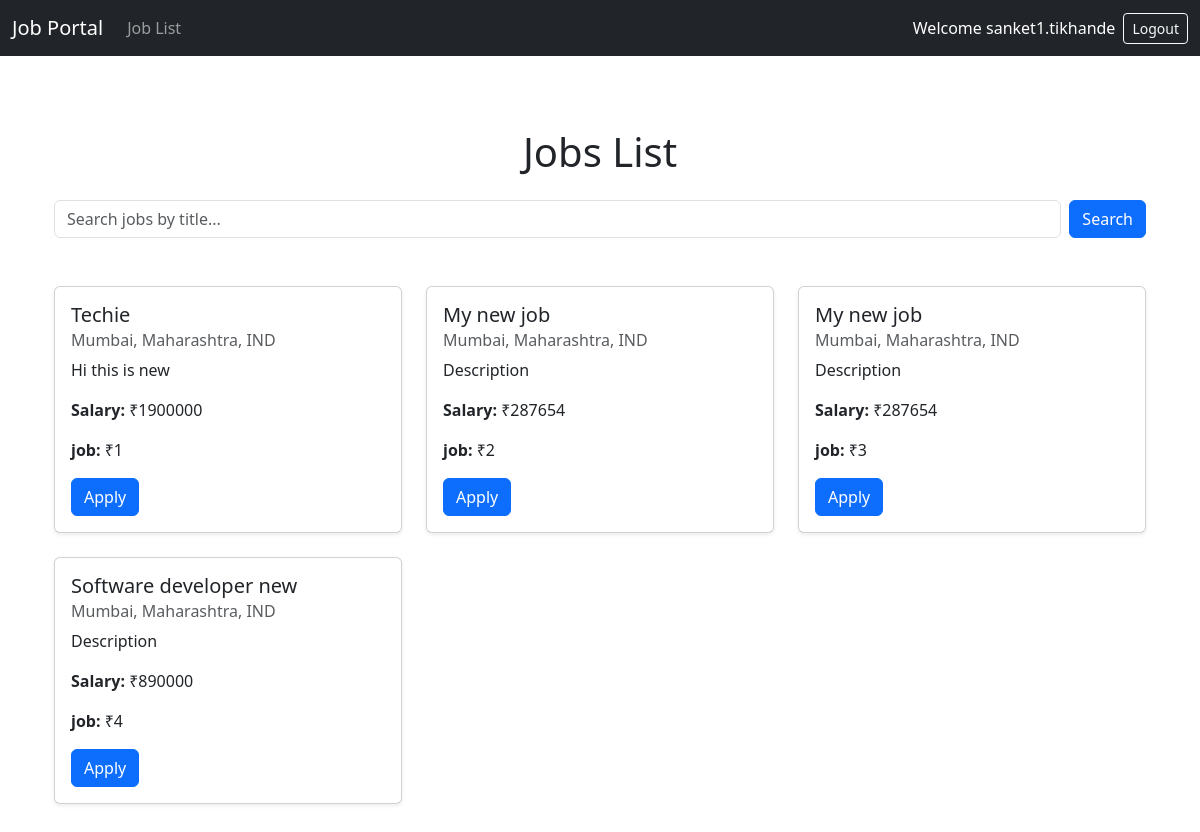
Before: /jobs/job_list/ (signed in) with the older database file.
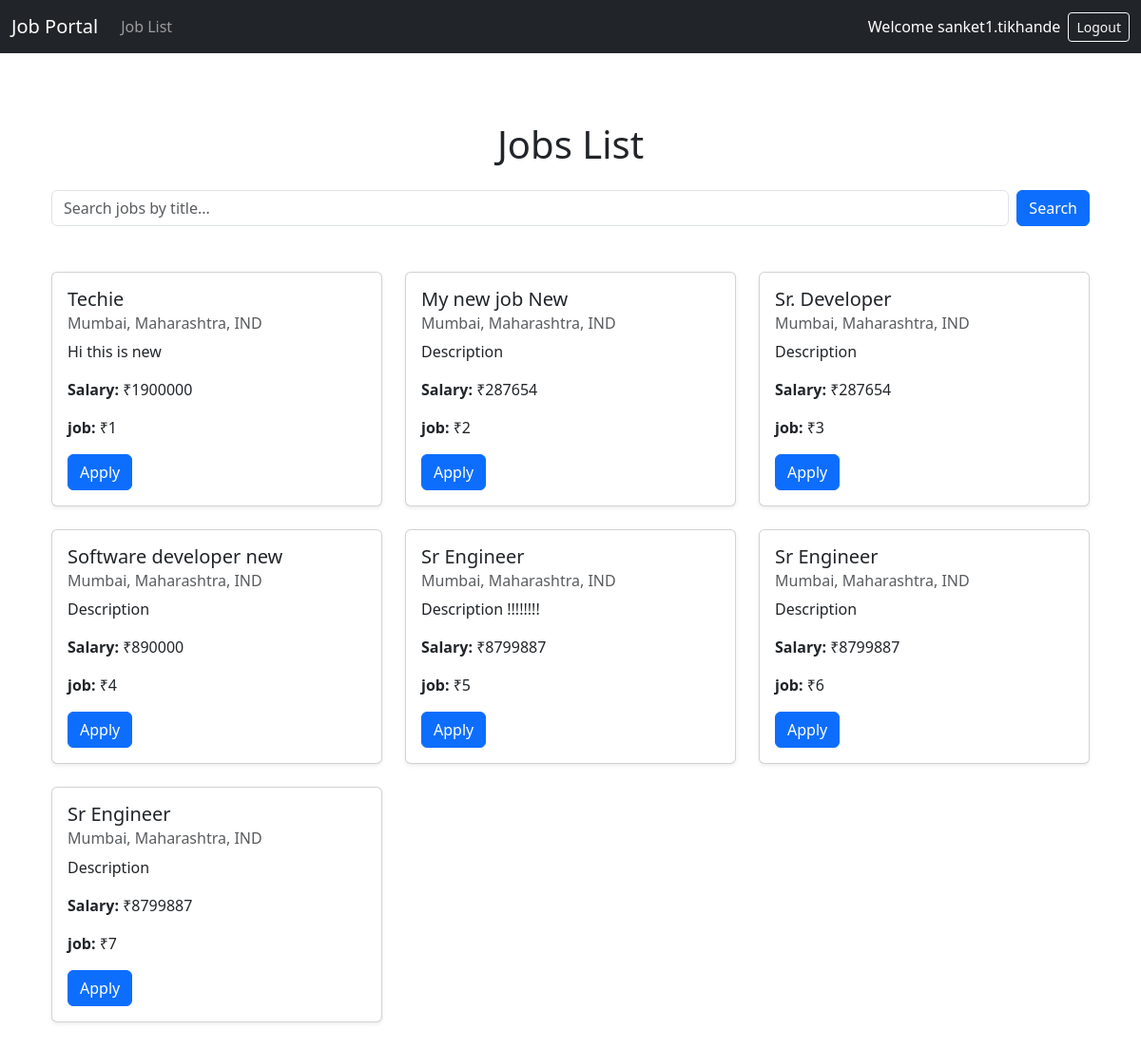
After: the same page with the newer database file.
### jobs/models.py (models this page shows)
class Job(models.Model):
    title = models.CharField(max_length=200)
    description = models.TextField()
    salary = models.IntegerField()
    location = models.CharField(max_length=100)
    category = models.CharField(max_length=100)
    company = models.CharField(max_length=100)
    posted_by = models.ForeignKey(User, on_delete=models.CASCADE)

### jobs/views.py (the view)
# urls.py: path('job_list/', views.job_list, name='job_list'),         # for applicants
@login_required
def job_list(request):
    query = request.GET.get('q', '')
    user = request.user
    profile = Profile.objects.get(user=user)
    jobs_qs = Job.objects.filter(posted_by=request.user)
    using_dummy_data = not jobs_qs.exists()
    applied_job_ids = UserJob.objects.filter(user=user).values_list('job_id', flat=True)
    print(f"applied_job_ids: {applied_job_ids}")
    if using_dummy_data:
        jobs = [
            {
                 'id': 11,
                'title': 'Software Developer',
                'description': 'Develop and maintain software applications.',
                'salary': '8,00,000',
                'location': 'Mumbai, India'
            },
            {
                 'id': 112,
                'title': 'Full Stack Developer',
                'description': 'Work on frontend and backend systems.',
                'salary': '10,00,000',
                'location': 'Bangalore, India'
            },
        ]
        if query:
             filtered = [job for job in jobs if query.lower() in job['title'].lower()]
             jobsList = filtered if filtered else jobs  # fallback to all jobs if none matched
        else:
            jobsList = Job.objects.all() or jobs
    else:
        if query:
            jobsList = jobs_qs.filter(title__icontains=query)
        else:
            jobsList = jobs_qs
    return render(request, 'jobs/job_list.html', {
        'jobs': jobsList,
        'profile': profile,
        'query': query,
        'applied_job_ids':applied_job_ids,
    })

### accounts/context_processors.py (called while the page is built)
def user_profile(request):
    profile = None
    if request.user.is_authenticated:
        profile, created = Profile.objects.get_or_create(user=request.user)
    return {'user_profile': profile}

### jobs/templates/jobs/job_list.html (shortened to what this page needs)
{% extends "accounts/base.html" %} {% block content %}
<div class="container py-5">
  <h1 class="mb-4 text-center">Jobs List</h1>
  <form method="GET" class="d-flex mb-5" role="search">
    <input
      class="form-control me-2"
      type="search"
      placeholder="Search jobs by title..."
      name="q"
      value="{{ query }}"
    />
    <button class="btn btn-primary" type="submit">Search</button>
  </form>
  <div class="row">
    {% for job in jobs %}
    <div class="col-md-6 col-lg-4 mb-4">
      <div class="card shadow-sm h-100">
        <div class="card-body">
          <h5 class="card-title">{{ job.title }}</h5>
          <h6 class="card-subtitle mb-2 text-muted">{{ job.location }}</h6>
          <p class="card-text">{{ job.description }}</p>
          <p class="card-text"><strong>Salary:</strong> ₹{{ job.salary }}</p>
          <p class="card-text"><strong>job:</strong> ₹{{ job.id }}</p>
          {% if user.is_authenticated and profile.user_type == "recruiter" %}
          <a href="{% url 'job_edit' job.id %}" class="btn btn-primary">Edit</a>
          {% else %} {% if job.id in applied_job_ids %}
          <button class="btn btn-success" disabled>Applied</button>
          {% else %} {% if job.id %}
          <form method="POST" action="{% url 'apply_job' job.id %}">
            <button class="btn btn-primary">Apply</button>
          </form>
          {% else %}
          <span class="text-danger">Invalid Job</span>
          {% endif %} {% endif %} {% endif %}
        </div>
      </div>
    </div>
    {% endfor %}
  </div>
</div>
{% endblock %}

Changed rows visible on the page:
changed Job id 2: title "My new job" → "My new job New"
changed Job id 3: title "My new job" → "Sr. Developer"
added Job: title "Sr Engineer", location "Mumbai, Maharashtra, IND", description "Description !!!!!!!!", salary "8799887", id "5", shows "Apply"
added Job: title "Sr Engineer", location "Mumbai, Maharashtra, IND", description "Description", salary "8799887", id "6", shows "Apply"
added Job: title "Sr Engineer", location "Mumbai, Maharashtra, IND", description "Description", salary "8799887", id "7", shows "Apply"
